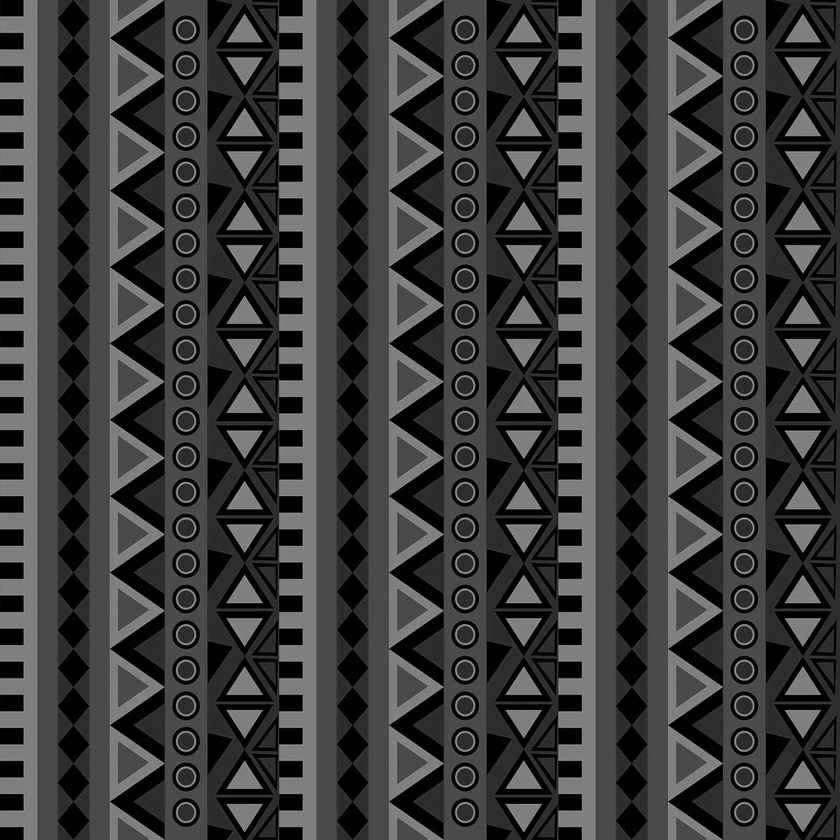
#> input picture heights/texture_test_height.png, 840 x 840 px, shrunk from 1280 x 1280 before the run; its folder holds only this picture in this run
$ python main.py
#> lines starting #> are read from the running program, lines starting #| are printed output that depends on the picture
import numpy as np
from PIL import Image
import os

def height_to_normal_map(height_image_path, output_path, strength=2.0, opengl_format=True):
    # 1. Load image and convert to 32-bit float grayscale [0.0, 1.0]
#> called with height_image_path = 'heights/texture_test_height.png', output_path = 'normals/texture_test_height_normal.png', strength = 3, opengl_format = True
    img = Image.open(height_image_path).convert('L')
#> img is the input picture: PIL image 840x840 L; min 0, max 163, mean 57.8
    height = np.asarray(img, dtype=np.float32) / 255.0

    # 2. Compute spatial gradients using Central Differences
    # np.gradient calculates (df/dx, df/dy) across array axes
    dy, dx = np.gradient(height)
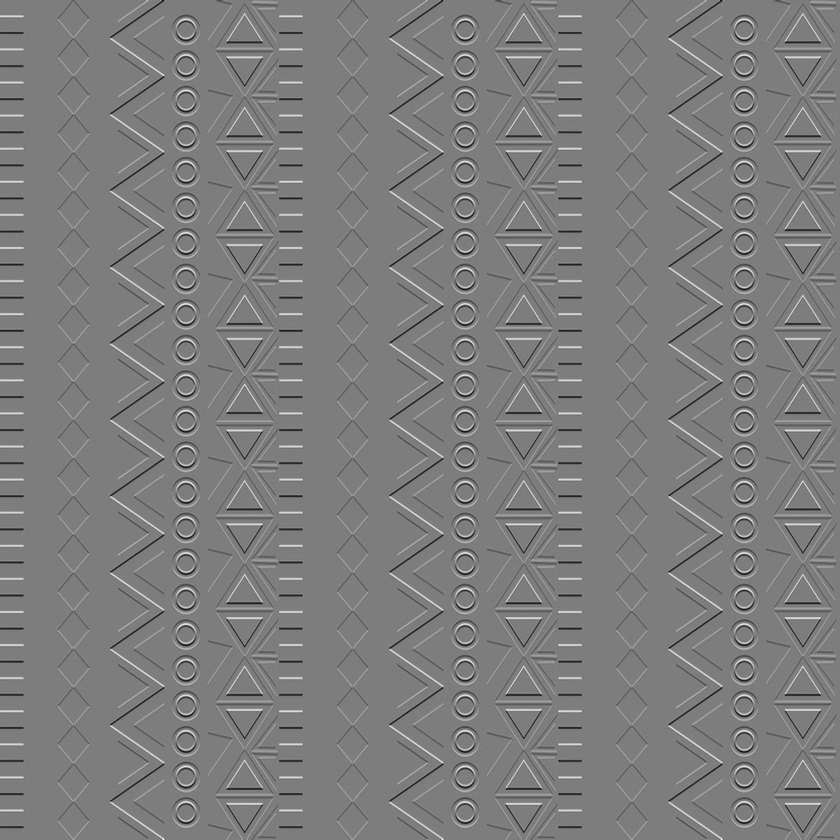
#> dy: shape (840, 840) float32; min -0.376, max 0.388, mean -8.96e-06; drawn with min black and max white
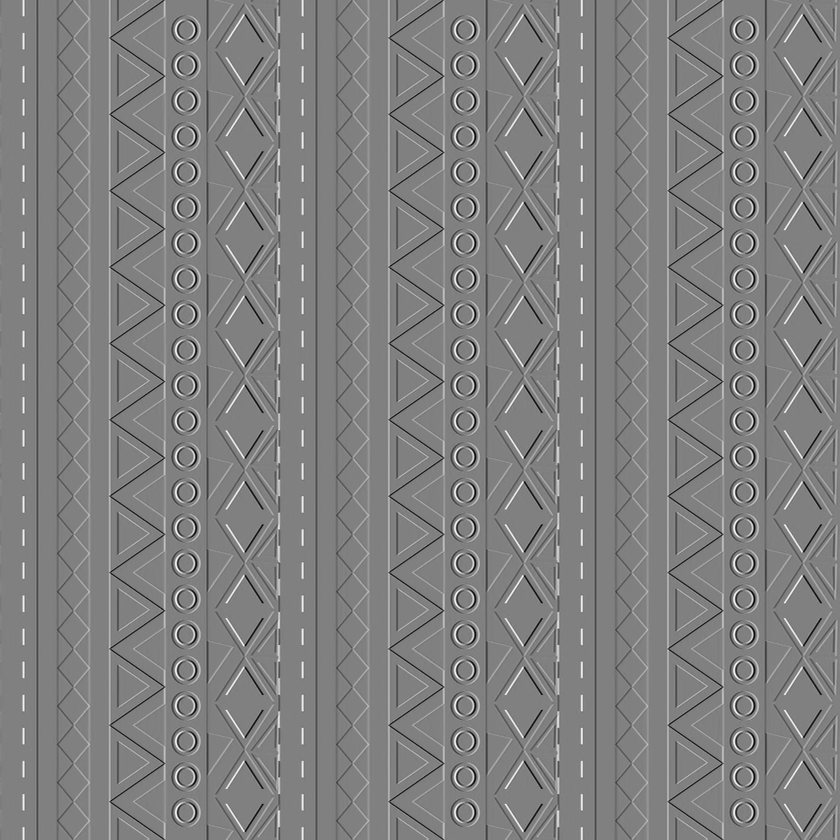
#> dx: shape (840, 840) float32; min -0.318, max 0.314, mean -8.8e-05; drawn with min black and max white

    # 3. Construct 3D unnormalized normal components
    # Apply strength multiplier to accentuate displacement depth
    nx = -dx * strength
    ny = -dy * strength if opengl_format else dy * strength
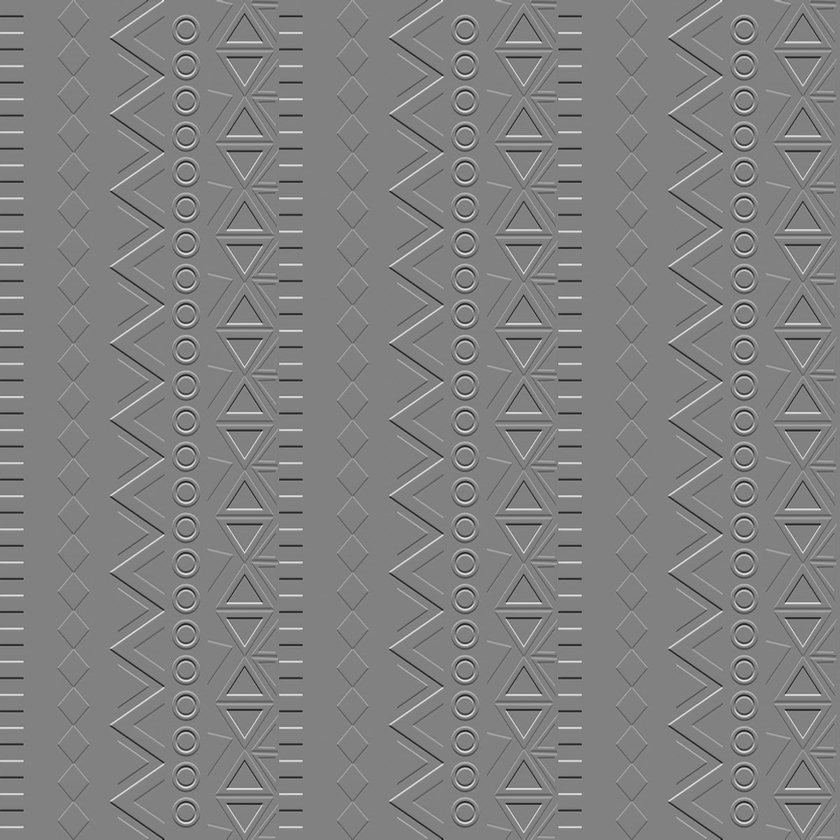
#> ny: shape (840, 840) float32; min -1.16, max 1.13, mean 2.69e-05; drawn with min black and max white
    nz = np.ones_like(height)

    # 4. Normalize normal vectors across depth channel
    norm = np.sqrt(nx**2 + ny**2 + nz**2)
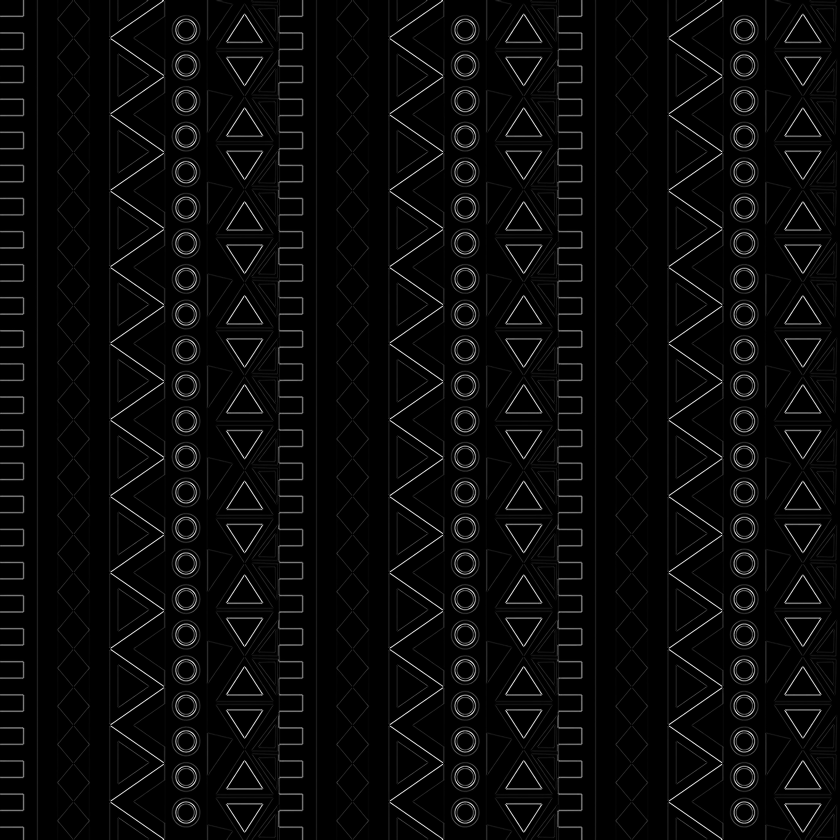
#> norm: shape (840, 840) float32; min 1, max 1.64, mean 1.02; drawn with min black and max white
    nx /= norm
    ny /= norm
    nz /= norm
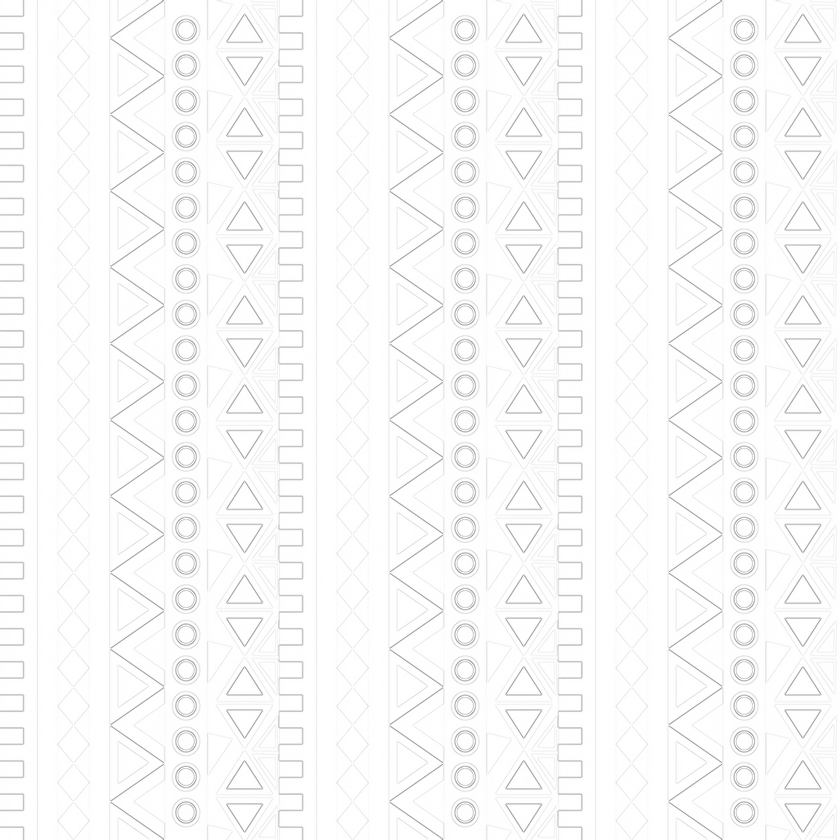
#> nz: shape (840, 840) float32; min 0.609, max 1, mean 0.982

    # 5. Map vectors from [-1.0, 1.0] to [0, 255] RGB space
    r = ((nx * 0.5 + 0.5) * 255.0).astype(np.uint8)
    g = ((ny * 0.5 + 0.5) * 255.0).astype(np.uint8)
    b = ((nz * 0.5 + 0.5) * 255.0).astype(np.uint8)

    # Stack channels into RGB image array (Height, Width, 3)
    normal_map = np.stack([r, g, b], axis=-1)
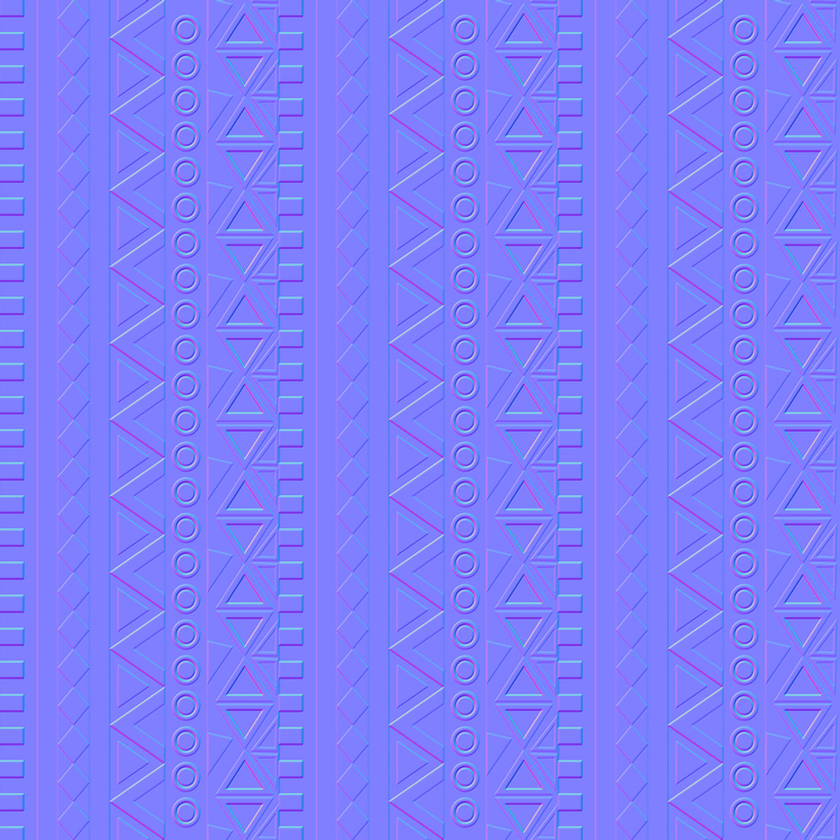
#> normal_map: shape (840, 840, 3); mean of channels 0, 1, 2 126.9, 127, 252.1; drawn as R, G, B

    # 6. Save final normal map
    result = Image.fromarray(normal_map)
    result.save(output_path)
    print(f"Normal map generated successfully and saved to {output_path}")

# Example Execution
if __name__ == "__main__":
    for texture in os.listdir("./heights"):
        height_to_normal_map(os.path.join("heights", texture), f"{os.path.join('normals', os.path.splitext(texture)[0])}_normal.png", strength=3.0)
